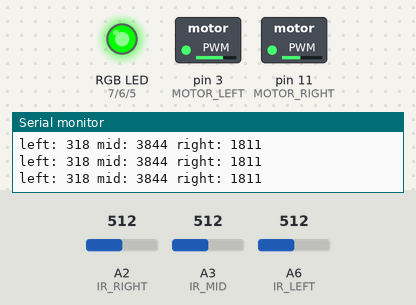
The sketch below on a simulated Arduino Nano, built with avr-gcc and run on an emulated ATmega328P. Shown: switched loads named in the sketch (green lamp = pin HIGH), an RGB LED mixed from three pins (HIGH = lit), the last lines printed to the serial monitor. The inputs (shaded band) are chosen by the test bench; at power-on: A2 (IR_RIGHT) = 512, A6 (IR_LEFT) = 512, A3 (IR_MID) = 512.

Above: at 1.2 s.
1.3 s: A2 (IR_RIGHT) set to 153
2.8 s: A2 (IR_RIGHT) set to 126
At 3.7 s:
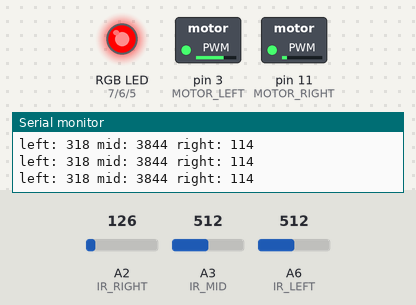
4.3 s: A6 (IR_LEFT) set to 377
7.3 s: A6 (IR_LEFT) set to 352
At 8.1 s:
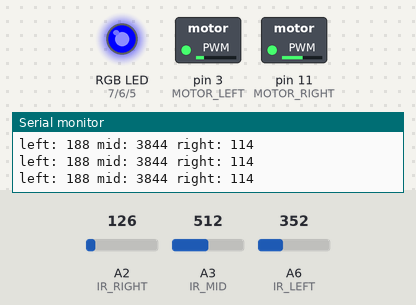
8.8 s: A3 (IR_MID) set to 239
11.8 s: A3 (IR_MID) set to 210
Timing chart, 0 to 14.8 s (numbered marks = the images above; inputs shaded):
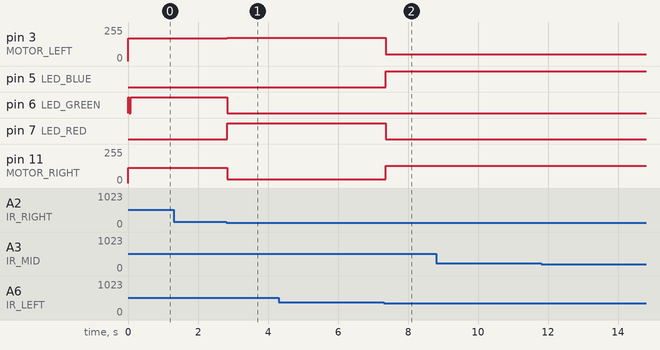

Measured:
- the behaviour switches between 142 and 141 on A2 (IR_RIGHT) (found by bisection; images 0 and 1)
- the behaviour switches between 361 and 360 on A6 (IR_LEFT) (found by bisection; images 1 and 2)
- after the input at 2.8 s, pin 3 (MOTOR_LEFT): 170/255 → 175/255 at once; pin 6 (LED_GREEN): HIGH → LOW at once; pin 7 (LED_RED): LOW → HIGH at once; pin 11 (MOTOR_RIGHT): 115/255 → 30/255 at once
- after the input at 7.3 s, pin 3 (MOTOR_LEFT): 175/255 → 50/255 after 0.06 s; pin 5 (LED_BLUE): LOW → HIGH after 0.06 s; pin 7 (LED_RED): HIGH → LOW after 0.06 s; pin 11 (MOTOR_RIGHT): 30/255 → 130/255 after 0.06 s

The sketch:

Car.ino
```cpp
#define MOTOR_LEFT 3
#define MOTOR_RIGHT 11
#define IR_LEFT A6
#define IR_RIGHT A2
#define IR_MID A3
#define LED_RED 7
#define LED_BLUE 5
#define LED_GREEN 6
// Change motor speed
int speedL = 170;
int speedR = 120;
int count = 0;

void setup() {
  pinMode(MOTOR_LEFT, OUTPUT);
  pinMode(MOTOR_RIGHT, OUTPUT);
  pinMode(IR_LEFT, INPUT);
  pinMode(IR_RIGHT, INPUT);
  pinMode(IR_MID, INPUT);
  pinMode(LED_RED, OUTPUT);
  pinMode(LED_BLUE, OUTPUT);
  pinMode(LED_GREEN, OUTPUT);
  Serial.begin(9600);
}

 bool firstLine = false;
 bool passedFirstLine = false;

 int startTime = 0;
 //int currentTime = 0;

void loop() {
  // Detect light
  int ir_left = analogRead(IR_LEFT);
  ir_left = map(ir_left, 120, 434, 0, 255);
  int ir_right = analogRead(IR_RIGHT);
  ir_right = map(ir_right, 100, 158, 0, 255);
  int ir_mid = analogRead(IR_MID);
  ir_mid = map(ir_mid, 120, 146, 0, 255);

  Serial.print("left: ");
  Serial.print(ir_left);
  Serial.print(" mid: ");
  Serial.print(ir_mid);
  Serial.print(" right: ");
  Serial.println(ir_right);
  digitalWrite(LED_RED, LOW);
  digitalWrite(LED_GREEN, LOW);
  digitalWrite(LED_BLUE, LOW);

if (ir_right < 100 && ir_left < 100 && !firstLine)
{//end case
  firstLine = true;
}

if ( (ir_right >= 20 || ir_left >= 20) && firstLine )
{
  passedFirstLine = true;
  startTime = millis();
}

if (ir_right < 100 && ir_left < 100  && passedFirstLine){ //end case
  {
    if( millis() - startTime > 1000 )
    {
      firstLine = false;
      passedFirstLine = false;
    }
    else
    {
    analogWrite(MOTOR_LEFT, LOW);
    analogWrite(MOTOR_RIGHT, LOW);
    digitalWrite(LED_RED, HIGH);
    digitalWrite(LED_BLUE, HIGH);
    while (passedFirstLine) {}
    }
  }

  speedL = 166;
  speedR = 110;
  digitalWrite(LED_GREEN, HIGH);
}

else if (ir_mid < 20 ){
  speedL = 170;
  speedR = 115;
  digitalWrite(LED_GREEN, HIGH);
}

else if ( ir_left < 195){ //left turn
  speedL = 50;
  speedR = 130;
  digitalWrite(LED_BLUE, HIGH);
}

else if ( ir_right < 184){ //right turn
  speedL = 175;
  speedR = 30;
  digitalWrite(LED_RED, HIGH);
}

else { //middle
  speedL = 170;
  speedR = 115;
  digitalWrite(LED_GREEN, HIGH);
}

  // Set the motor
  analogWrite(MOTOR_LEFT, speedL);
  analogWrite(MOTOR_RIGHT, speedR);
}
```
